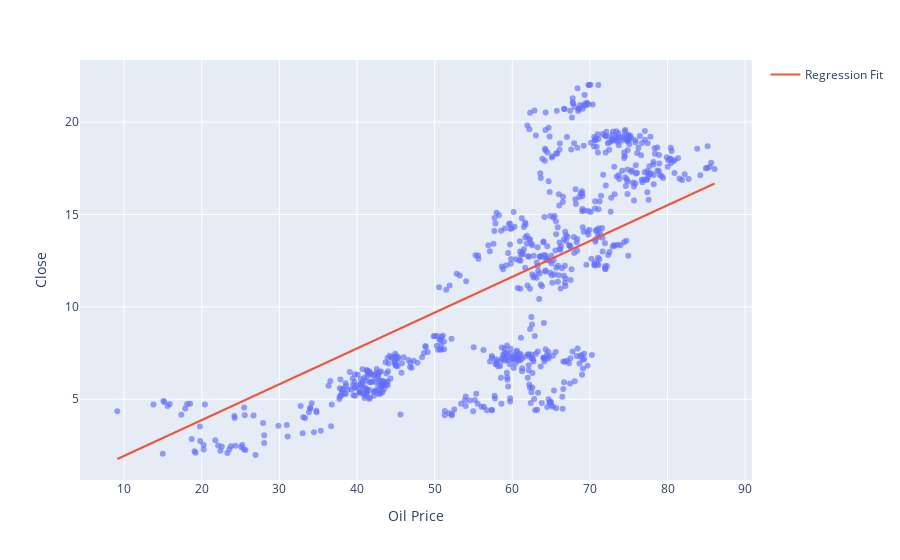

The notebook cell this image was saved under:
### Code cell
fig = px.scatter(df, x='Oil Price', y='Close', opacity=0.65)
fig.add_traces(go.Scatter(x=df["Oil Price"],
                          y=predctions,
                          name='Regression Fit'))
fig.show()

### Figure 1 — Plotly figure (JSON) as saved in the notebook; plotly's stock layout.template omitted (floating-point values rounded to 4 significant figures; data arrays with more than 128 entries replaced by an {"elided": "..."} marker saying what was removed)
{"data": [{"hovertemplate": "Oil Price=%{x}<br>Close=%{y}<extra></extra>", "legendgroup": "", "marker": {"color": "#636efa", "opacity": 0.65, "symbol": "circle"}, "mode": "markers", "name": "", "orientation": "v", "showlegend": false, "type": "scatter", "x": {"elided": "748 float values"}, "xaxis": "x", "y": {"elided": "748 float values"}, "yaxis": "y"}, {"name": "Regression Fit", "type": "scatter", "x": {"elided": "748 float values"}, "y": {"elided": "748 float values"}}], "layout": {"autosize": true, "legend": {"tracegroupgap": 0}, "margin": {"t": 60}, "xaxis": {"anchor": "y", "autorange": true, "domain": [0, 1], "range": [4.457, 90.73], "title": {"text": "Oil Price"}, "type": "linear"}, "yaxis": {"anchor": "x", "autorange": true, "domain": [0, 1], "range": [0.4283, 23.57], "title": {"text": "Close"}, "type": "linear"}}}
